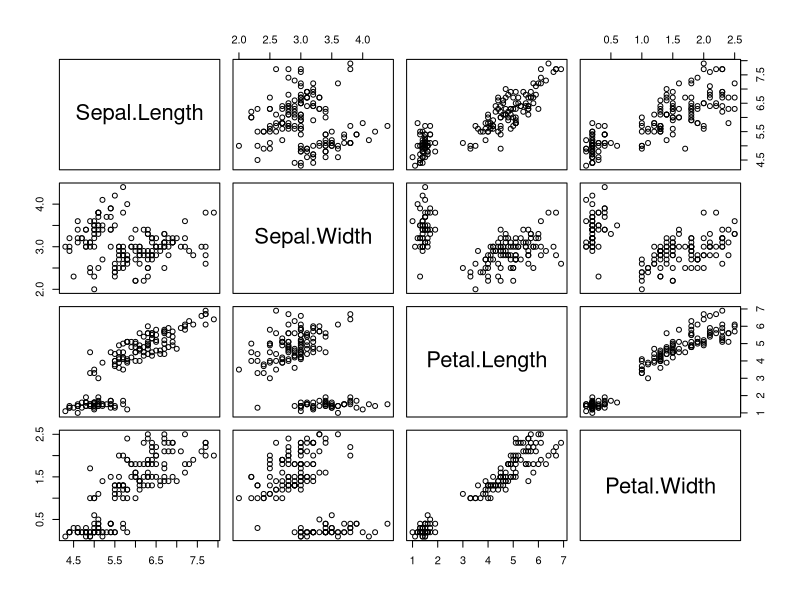
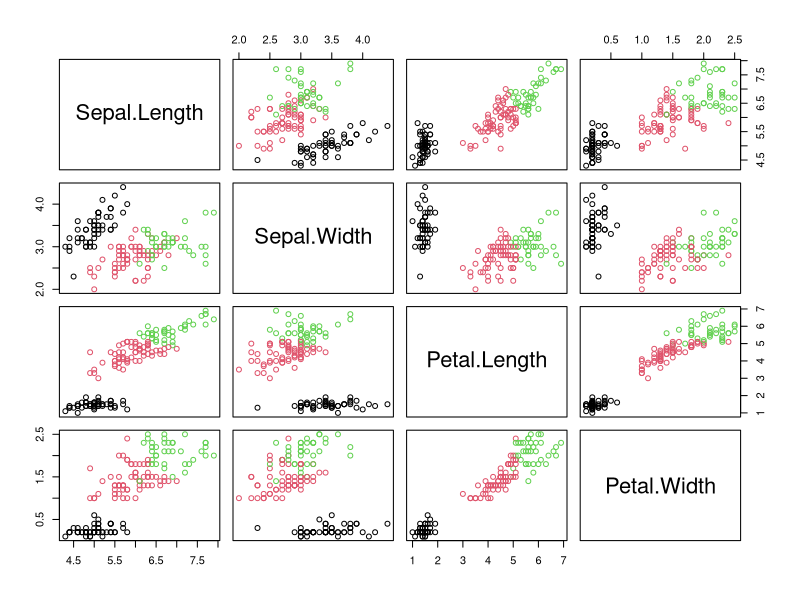
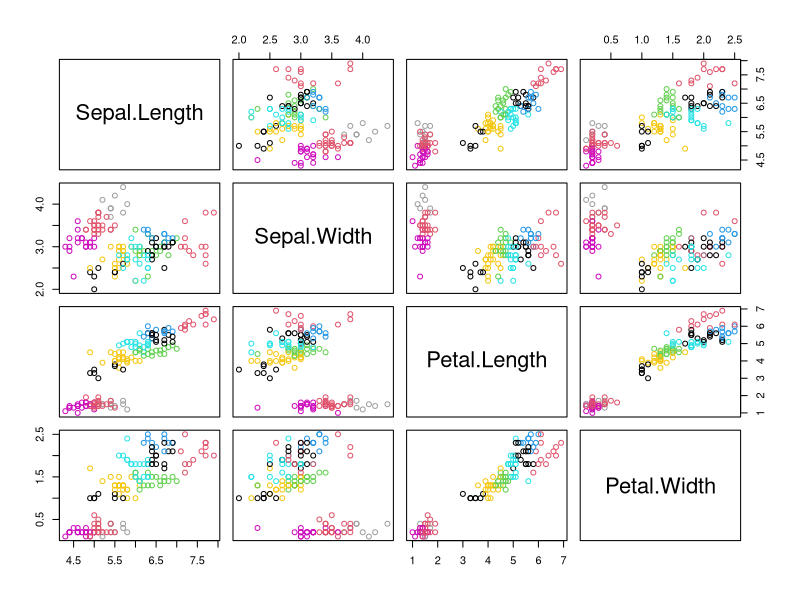

The R source for these figures, in order:
## ---- chunk 1
head(iris)
## ---- chunk 2
summary(iris)
## ---- chunk 3
x <- subset(iris, select=-Species)
pairs(x)
## ---- chunk 4
kmeans_out <- kmeans(x, centers=3)
pairs(x, col=kmeans_out$cluster)
## ---- chunk 5
kmeans_out <- kmeans(x, centers=10)
pairs(x, col=kmeans_out$cluster)
